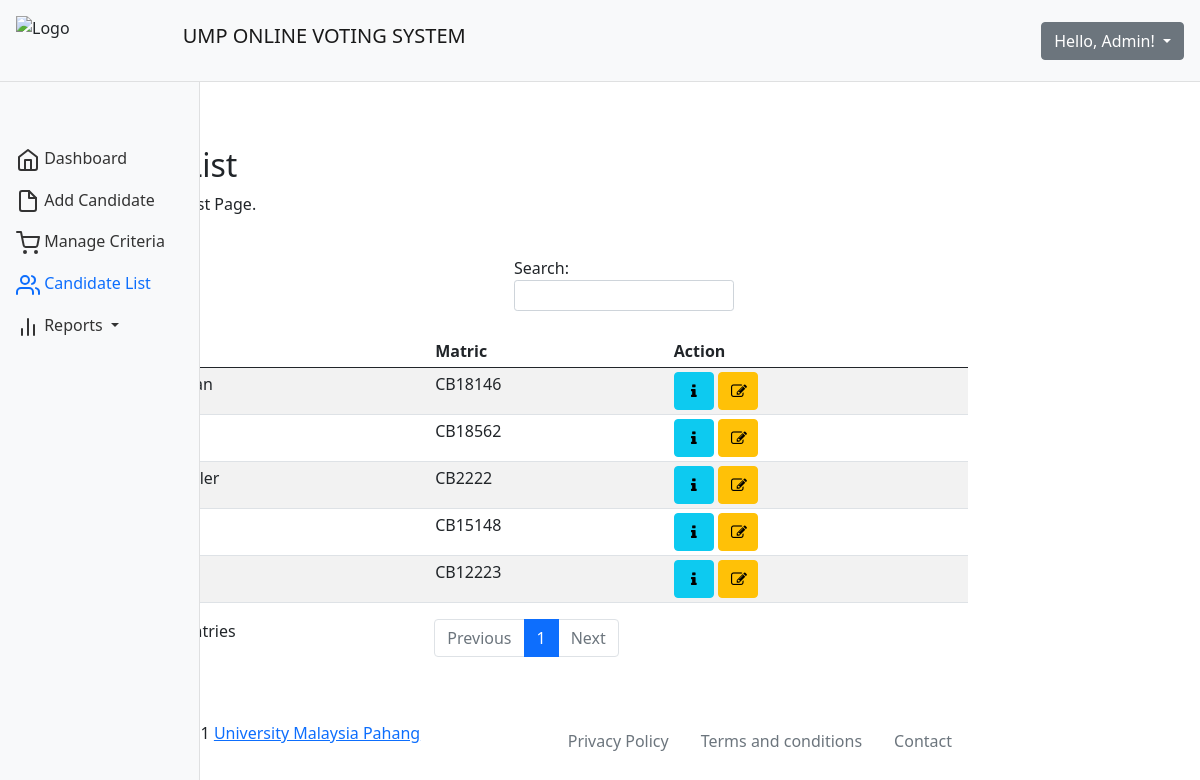
Screenshot of /ApplicationLayer/ManageCandidate/CandidateList.php with the database file from the repository.
### tables this page shows
CREATE TABLE `candidate` (
  `Candidate_ID` int(11) NOT NULL,
  `Candidate_Name` varchar(250) NOT NULL,
  `Candidate_Matric` varchar(50) NOT NULL,
  `Candidate_Faculty` varchar(250) NOT NULL,
  `Year` int(11) NOT NULL,
  `Semester` int(11) NOT NULL,
  `Candidate_Slogan` varchar(250) NOT NULL,
  `Candidate_Photo` varchar(100) NOT NULL,
  `Academic` float NOT NULL,
  `Kesukarelawan` float NOT NULL,
  `Leadership` float NOT NULL,
  `CommunityService` float NOT NULL,
  `Kesukanan` float NOT NULL,
  `Kebudayaan` float NOT NULL,
  `PengucapanAwam` float NOT NULL,
  `DayaUsahaInovasi` float NOT NULL
);

### libs/database.php (called while the page is built, shortened)
<?php
class DB
{
  public static function connect($value='')
  {
    $pdo = new PDO(DB_TYPE.':host='.DB_HOST.';dbname='.DB_NAME, DB_USER, DB_PASS);
    $pdo->setAttribute(PDO::ATTR_ERRMODE, PDO::ERRMODE_EXCEPTION);
    return $pdo;
  }
  public static function run($sql, $args = NULL)
    {
        if (!$args)
        {
             return DB::connect()->query($sql);
        }
     }
}
?>

### BusinessServiceLayer/Model/CandidateModel.php (called while the page is built, shortened)
<?php
require_once '../../libs/database.php';
class CandidateModel{
	function viewallStud(){
        $sql = "SELECT * FROM candidate";
        return DB::run($sql);
    }
}
?>

### BusinessServiceLayer/Controller/CandidateController.php (called while the page is built, shortened)
<?php
require_once '../../BusinessServiceLayer/Model/CandidateModel.php';
class candidateController{
	function viewAll(){
		$candidate = new CandidateModel();
		return $candidate->viewallStud();
	}
}
?>

### ApplicationLayer/ManageCandidate/CandidateList.php (the view, shortened to what this page needs)
<?php include '../../src/navbar.php';?>
<?php
require_once '../../BusinessServiceLayer/Controller/CandidateController.php';
$candidate = new candidateController();
$data = $candidate->viewAll();
?>
<!DOCTYPE html>
<html>
<head>
	<link rel="stylesheet" href="https://stackpath.bootstrapcdn.com/bootstrap/5.0.0-alpha1/css/bootstrap.min.css">
	<link rel="stylesheet" href="https://stackpath.bootstrapcdn.com/font-awesome/4.7.0/css/font-awesome.min.css">
	<link rel="stylesheet" href="https://cdn.jsdelivr.net/chartist.js/latest/chartist.min.css">
</head>
<body>
	<div class="container-fluid">
	  <div class="row">
	      <nav id="sidebar" class="col-md-3 col-lg-2 d-md-block bg-light sidebar collapse">
	          <div class="position-sticky pt-md-5">
				  <ul class="nav flex-column">
				      <li class="nav-item">
				        <a class="nav-link" aria-current="page" href="../../ApplicationLayer/ManageCandidate/Candidate.php?AccType=admin&AD_ID=<?=$_SESSION['AD_ID']?>">
				          <span class="ml-2">Dashboard</span>
				        </a>
				      </li>
				      <li class="nav-item">
				        <a class="nav-link" href="../../ApplicationLayer/ManageCandidate/AddCandidate.php?AccType=admin&AD_ID=<?=$_SESSION['AD_ID']?>">
				          <span class="ml-2">Add Candidate</span>
				        </a>
				      </li>
				      <li class="nav-item">
				        <a class="nav-link" href="../../ApplicationLayer/ManageCriteria/Criteria.php?AccType=admin&AD_ID=<?=$_SESSION['AD_ID']?>">
				          <span class="ml-2">Manage Criteria</span>
				        </a>
				      </li>
				      <li class="nav-item">
				        <a class="nav-link active" href="../../ApplicationLayer/ManageCandidate/CandidateList.php?AccType=admin&AD_ID=<?=$_SESSION['AD_ID']?>">
				          <span class="ml-2">Candidate List</span>
				        </a>
				      </li>
				      <li class="nav-item dropdown">
                  <a class="nav-link dropdown-toggle" href="#" id="navbarDropdown" role="button" data-toggle="dropdown" aria-haspopup="true" aria-expanded="false">
                    <span class="ml-2">Reports</span>
                  </a>
                 </li>
				    </ul>
				</div>
	      </nav>
	       <main class="col-md-9 ml-sm-auto col-lg-10 px-md-4 py-4">
	          <nav aria-label="breadcrumb">
				  <ol class="breadcrumb">
				    <li class="breadcrumb-item"><a href="../../ApplicationLayer/ManageCandidate/Candidate.php?AccType=admin&AD_ID=<?=$_SESSION['AD_ID']?>">Home</a></li>
				    <li class="breadcrumb-item active" aria-current="page">Overview</li>
				  </ol>
				</nav>
				<h1 class="h2">Candidate List</h1>
				<p>This is the Candidate List Page.</p>
	      </div>
	      <div class="table-responsive col-md-9 ml-sm-auto col-lg-10 px-md-4">
	        <table id="example" class="table table-striped table-sm" style="width:100%">
	          <thead>
	            <tr>
	              <th>No</th>
	              <th>Name</th>
	              <th>Matric</th>
	              <th>Action</th>
	            </tr>
	          </thead>
	          <tbody>
	            <?php
	            $i = 1;
	            foreach($data as $row){
	               echo "<tr>"
	                    . "<td>".$i."</td>"
	                    . "<td>".$row['Candidate_Name']."</td>"
	                    . "<td>".$row['Candidate_Matric']."</td>";
	               ?>
	               			<td>
	               				<form action="" method="POST">
	               					<button type="button" class="btn btn-labeled btn-info" onclick="location.href='view.php?Candidate_ID=<?=$row['Candidate_ID']?>'" title="View Candidate" style="width: 40px;"><span class="btn-info"><i class="fa fa-info"></i></span></button>
	               					<button type="button" class="btn btn-labeled btn-warning" onclick="location.href='editcandidate.php?Candidate_ID=<?=$row['Candidate_ID']?>'" title="Edit Candidate" style="width: 40px;">
	               					<span class="btn-warning"><i class="fa fa-edit"></i></span></button>
	               				</form>
	               			</td>
	              <?php
	              $i++;
	             echo "</tr>";
	            }
	            ?>
	          </tbody>
	        </table>
	      </div>
				<footer class="pt-5 d-flex justify-content-between col-md-9 ml-sm-auto col-lg-10 px-md-4">
				  <span>Copyright © 2020-2021 <a href="https://www.ump.edu.my/en">University Malaysia Pahang</a></span>
				  <ul class="nav m-0">
				      <li class="nav-item">
				        <a class="nav-link text-secondary" aria-current="page" href="#">Privacy Policy</a>
				      </li>
				      <li class="nav-item">
				        <a class="nav-link text-secondary" href="#">Terms and conditions</a>
				      </li>
				      <li class="nav-item">
				        <a class="nav-link text-secondary" href="#">Contact</a>
				      </li>
				    </ul>
				</footer>
	  </div>
</body>
</html>

### ApplicationLayer/ManageCandidate/CandidateList.php (style rules this page uses)
.sidebar { position: fixed; top: 0; bottom: 0; left: 0; z-index: 100; padding: 90px 0 0; box-shadow: inset -1px 0 0 rgba(0, 0, 0, .1); z-index: 99; }
.sidebar .nav-link { color: #333; }
.sidebar .nav-link.active { color: #0d6efd; }

### rows the page displays
candidate: Candidate_Matric "CB18146"
candidate: Candidate_Matric "CB18562"
candidate: Candidate_Matric "CB2222"
candidate: Candidate_Matric "CB15148", $row['Candidate_ID'] 4 (drawn)
candidate: Candidate_Matric "CB12223"
